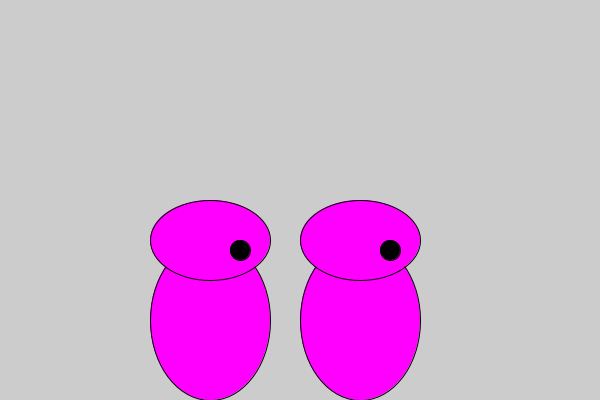
Frame 1 (no input)
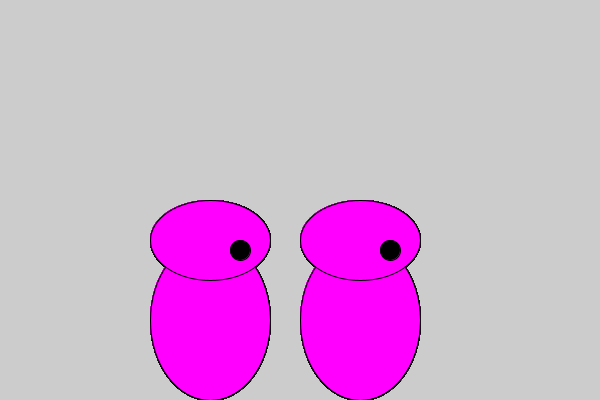
Frame 60 (the mouse pressed at the canvas centre just before this capture)
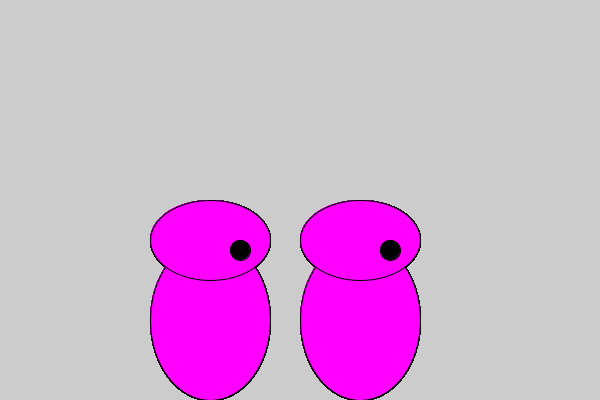
Frame 120 (the mouse held since frame 60 and released just before this capture)

The Processing sketch that drew these frames (run headless with seeded random() and noise(); from frame 60 on, the mouse is pressed at the canvas centre):

// Processing sketch: BootCamp01ScaledGardenerClass
// ── BootCamp01ScaledGardenerClass.pde
/* Illustrates a simple subclass.  Click on the tab "Gardener'
   to see how a class definition is written in Processing.  
   Technically this is an INNER CLASS of Java.
   
   In the definition of setup, the VARIABLE pinky is a NEW gardener.
   Attributes of an object like pinky can modified using DOT notation.
   Experiment with this code to see what everything does.

   BootCamp Processing is developed by Ursula Wolz for Riversound Solutions
   Please attribute if you remix.
*/

Gardener pinky;
Gardener sam;

void setup() {
  size(600, 400); //  This has to come first so that pinky can be drawn relative to the width and height!
  pinky  = new Gardener();
  pinky.xPos = width/2;
  pinky.yPos = height/2;
  
  sam = new Gardener();
  sam.xPos = width/4;
  sam.yPos = height/2;
}

void draw() {
  pinky.draw();
  sam.draw();
}

/* Suggestion:  try adding another gardener called 'sam'.  
   If you can do that you 'get' object instantion!
   But don't worry if you don't, you will eventually.
   */
   
// ── Gardener.pde
/*  Needs:
 One that is just generic.  You are going to cheat and reverse engineer this one. :-)
 */

class Gardener {
  int xPos;
  int yPos;
  int sWidth;  // sprit width, not to be confused with PApple width;
  int sHeight; // sprite height not to be confused with PApple height
  int scale; 
  color gColor = color(255, 0, 255);
  color eyeColor = 0;

  Gardener() { // // This is a constructor. It is the method that is called when you say Gardener pinky = new Gardener();
    // This defines the DEFAULT Gargener
    xPos = 0;
    yPos = 0;

    scale = 20;
    sWidth = 6*scale;
    sHeight = 10*scale;
  }

  void draw() {  // This is the Gardener's draw method used above as pinky.draw() 
    // rect(xPos,yPos,sWidth,sHeight);
    fill(gColor);
    ellipseMode(CORNER);
    ellipse(xPos, yPos+2*scale, sWidth, 8*scale);
    ellipse(xPos, yPos, sWidth, 4*scale);
    fill(eyeColor);
    //ellipse(xPos+4*scale, yPos+2*scale, 5, 5); //unscaled
    ellipse(xPos+4*scale, yPos+2*scale, scale, scale); //scaled
  }
}

/* Fit it project:  the eye is not scaled... Scale the eye.
 Does it look better with an outline.
 */
